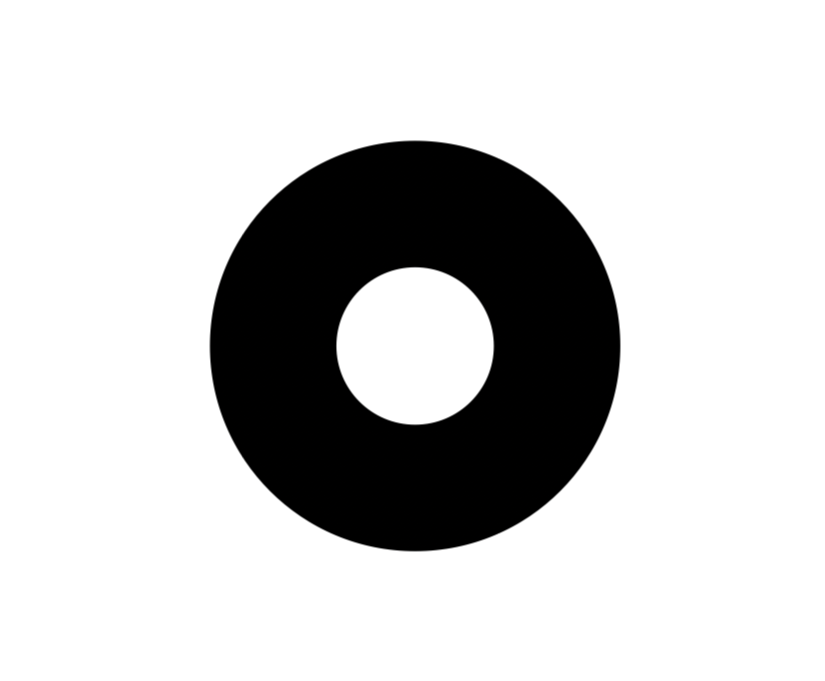
#> input picture blackring.png, 1650 x 1362 px (shown at 1/2 size)
$ python blur.py
#> lines starting #> are read from the running program, lines starting #| are printed output that depends on the picture; after the words box and inside, x2 and y2 are one past the last pixel; in counts of white or black regions, pixels touching at a corner belong together
import cv2 as cv
from copy import deepcopy

img = cv.imread('blackring.png')
#> img is the input picture: shape (1362, 1650, 3); mean B, G, R 203.7, 203.7, 203.7
#print(type(img))


MINRAD = 20

img_mean = cv.blur(img, (211,211))
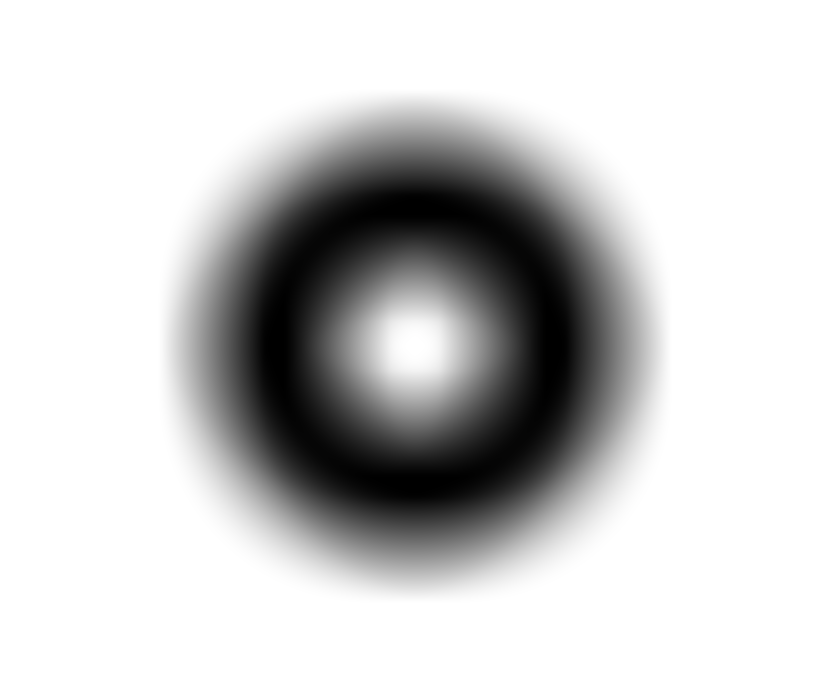
#> img_mean: shape (1362, 1650, 3) (shown at 1/2 size); mean B, G, R 203.8, 203.8, 203.8
ret,img_binary = cv.threshold(cv.cvtColor(img_mean,cv.COLOR_BGR2GRAY),127,255,cv.THRESH_BINARY + cv.THRESH_OTSU)
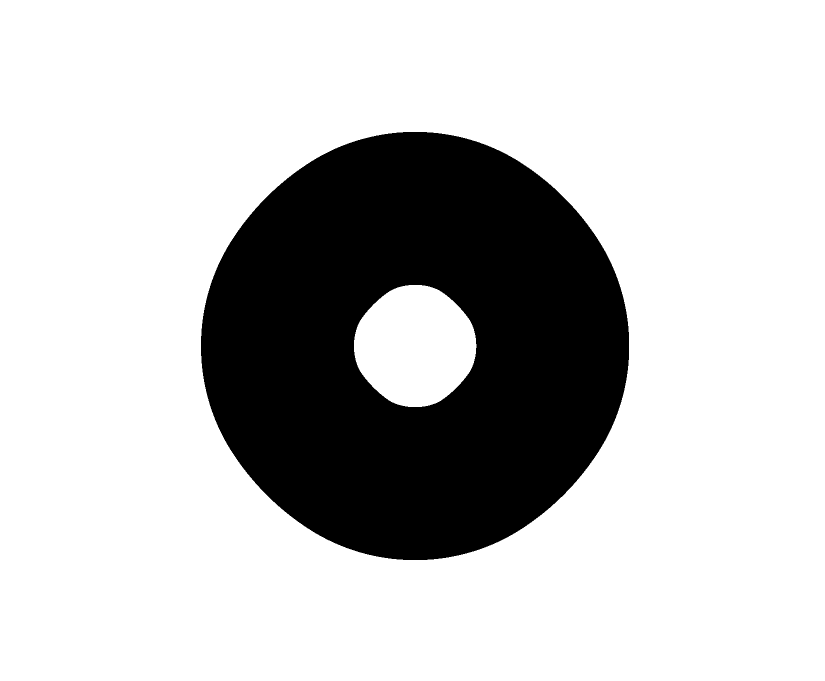
#> img_binary: shape (1362, 1650) (shown at 1/2 size); 76.8% white; 1 black region
#> ret = 154
contours1, hierarchy = cv.findContours(img_binary,cv.RETR_LIST,cv.CHAIN_APPROX_NONE)
#> contours1 = 3 contours; box (x1, y1, x2, y2) and area: (0, 0, 1650, 1362) 2244289, (401, 263, 1259, 1121) 568412, (708, 570, 953, 814) 45316
#circles_1 = cv.HoughCircles(img_binary,cv.HOUGH_GRADIENT,0.25,MINRAD,param1=50,param2=30,minRadius=0,maxRadius=0)

img_median = cv.medianBlur(img,211)
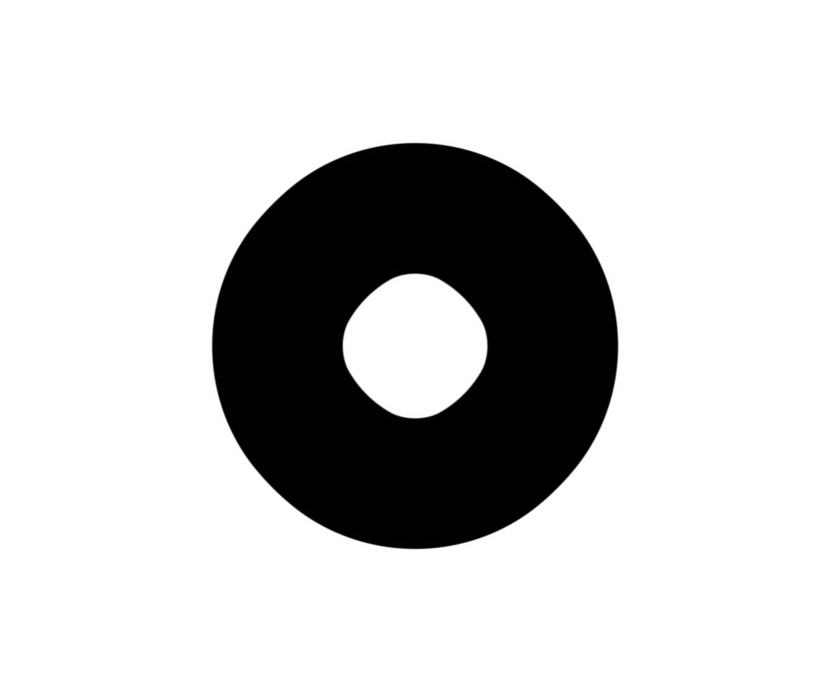
#> img_median: shape (1362, 1650, 3) (shown at 1/2 size); mean B, G, R 203.7, 203.7, 203.7
ret,img_binary = cv.threshold(cv.cvtColor(img_median,cv.COLOR_BGR2GRAY),127,255,cv.THRESH_BINARY + cv.THRESH_OTSU)
#> img_binary: shape (1362, 1650); 79.9% white; 1 black region
#> ret = 127
contours2, hierarchy = cv.findContours(img_binary,cv.RETR_LIST,cv.CHAIN_APPROX_NONE)
#> contours2 = 3 contours; box (x1, y1, x2, y2) and area: (0, 0, 1650, 1362) 2244289, (423, 285, 1237, 1099) 515483, (686, 547, 975, 837) 62053
#circles_2 = cv.HoughCircles(img_binary,cv.HOUGH_GRADIENT,0.25,MINRAD,param1=50,param2=30,minRadius=0,maxRadius=0)

img_gaussian = cv.GaussianBlur(img,(211,211),5)
ret,img_binary = cv.threshold(cv.cvtColor(img_gaussian,cv.COLOR_BGR2GRAY),127,255,cv.THRESH_BINARY + cv.THRESH_OTSU)
#> img_binary: shape (1362, 1650); 79.9% white; 1 black region
#> ret = 129
contours3, hierarchy = cv.findContours(img_binary,cv.RETR_LIST,cv.CHAIN_APPROX_NONE)
#> contours3 = 3 contours; box (x1, y1, x2, y2) and area: (0, 0, 1650, 1362) 2244289, (419, 281, 1242, 1104) 530597, (673, 535, 987, 849) 77219
#circles_3 = cv.HoughCircles(img_binary,cv.HOUGH_GRADIENT,0.25,MINRAD,param1=50,param2=30,minRadius=0,maxRadius=0)

img_mean = deepcopy(img)
img_median = deepcopy(img)
img_gaussian = deepcopy(img)
for c in range(len(contours1[:])):
    cv.drawContours(img_mean,[contours1[c]],0,(0,255,0),4)
#> this loop made 3 passes
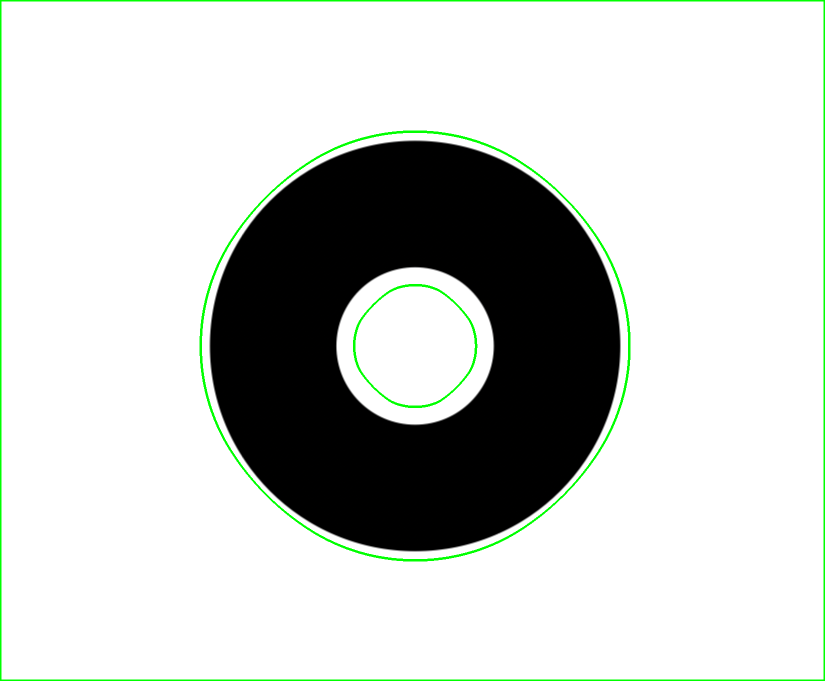
#> img_mean: shape (1362, 1650, 3) (shown at 1/2 size); 1.48% of pixels changed, all inside (x1, y1, x2, y2) = (0, 0, 1650, 1362)
for c in range(len(contours2[:])):
    cv.drawContours(img_median,[contours2[c]],0,(0,255,0),4)
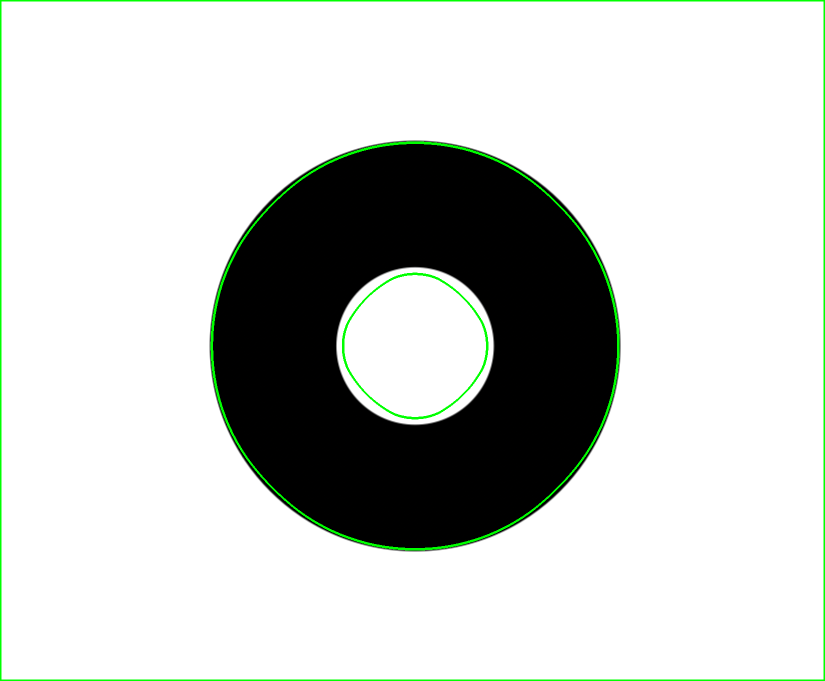
#> img_median: shape (1362, 1650, 3) (shown at 1/2 size); 1.48% of pixels changed, all inside (x1, y1, x2, y2) = (0, 0, 1650, 1362)
for c in range(len(contours3[:])):
    cv.drawContours(img_gaussian,[contours3[c]],0,(0,255,0),4)
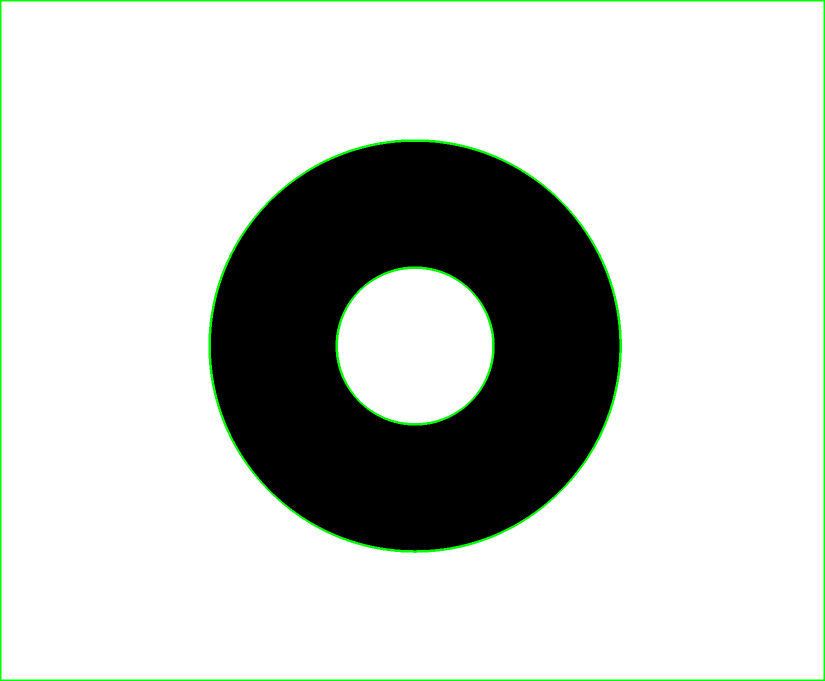
#> img_gaussian: shape (1362, 1650, 3) (shown at 1/2 size); 1.52% of pixels changed, all inside (x1, y1, x2, y2) = (0, 0, 1650, 1362)
'''
if circles_1 is not None:
    for i in circles_1[0,:]:
        cv.circle(img,(int(i[0]),int(i[1])),int(i[2]),(0,0,255),1)

if circles_2 is not None:
    for i in circles_2[0,:]:
        cv.circle(img,(int(i[0]),int(i[1])),int(i[2]),(0,255,0),1)

if circles_3 is not None:
    for i in circles_3[0,:]:
        cv.circle(img,(int(i[0]),int(i[1])),int(i[2]),(255,0,0),1)
'''

cv.imwrite('blur/mean.png', img_mean)
cv.imwrite('blur/median.png', img_median)
cv.imwrite('blur/gaussian.png', img_gaussian)
cv.imwrite('blur/origin.png', img)
